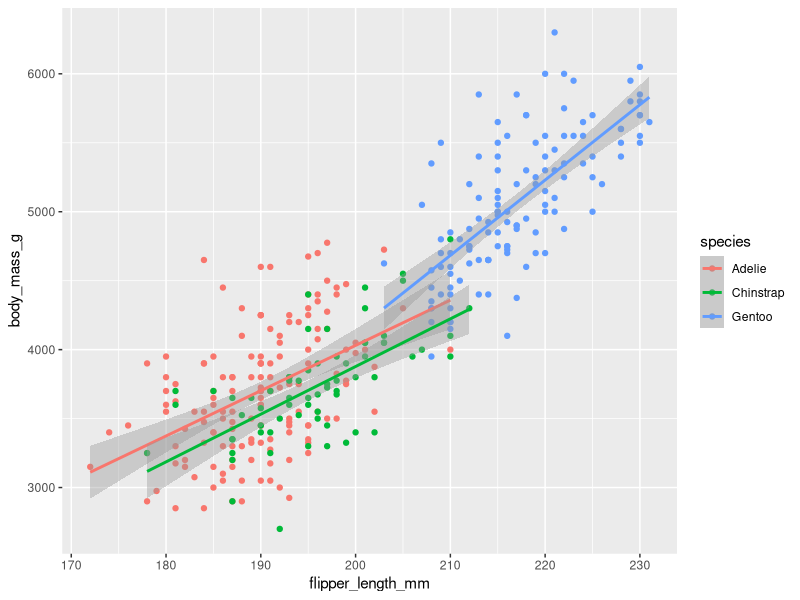
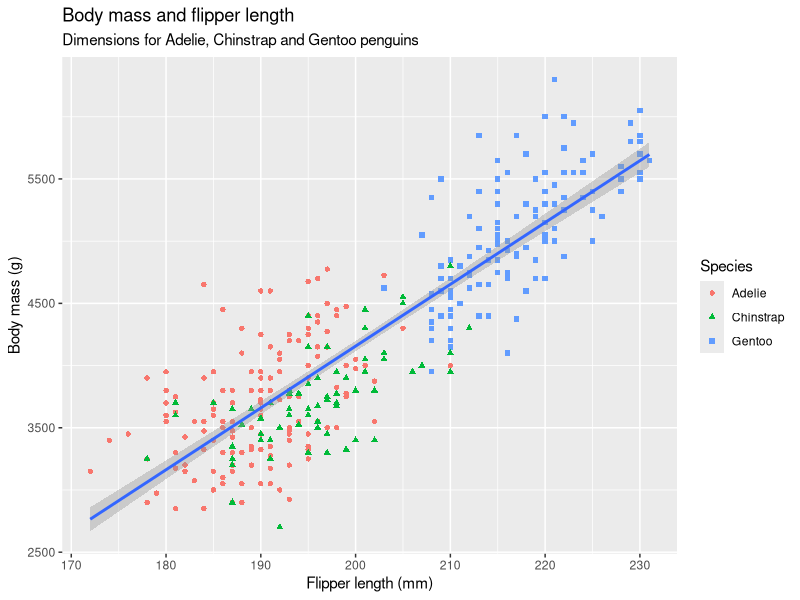
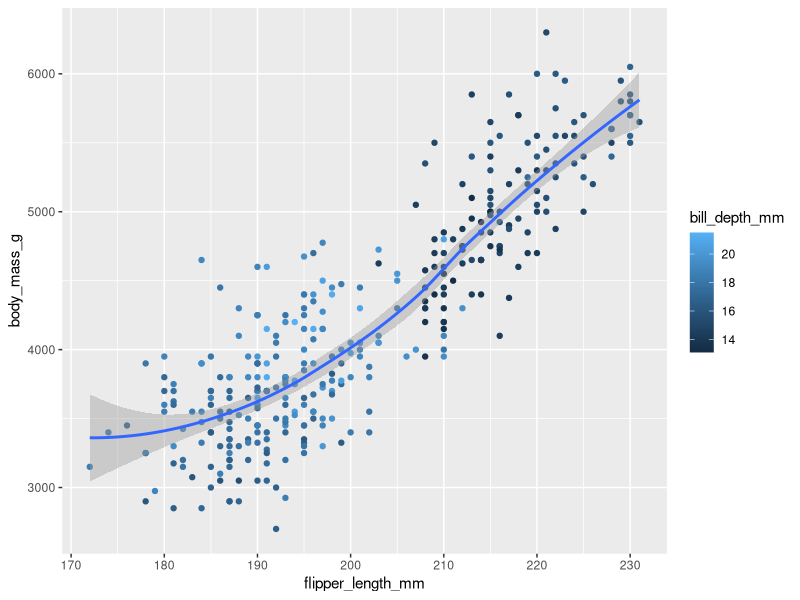
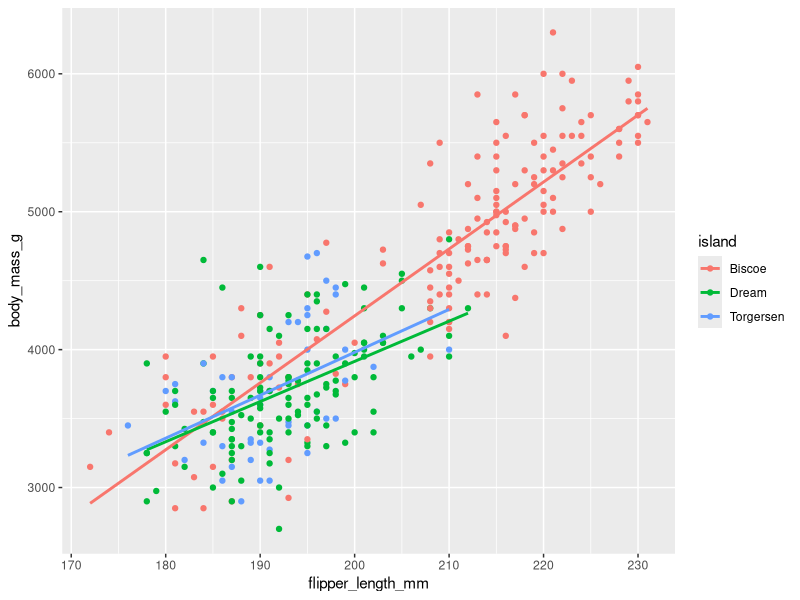
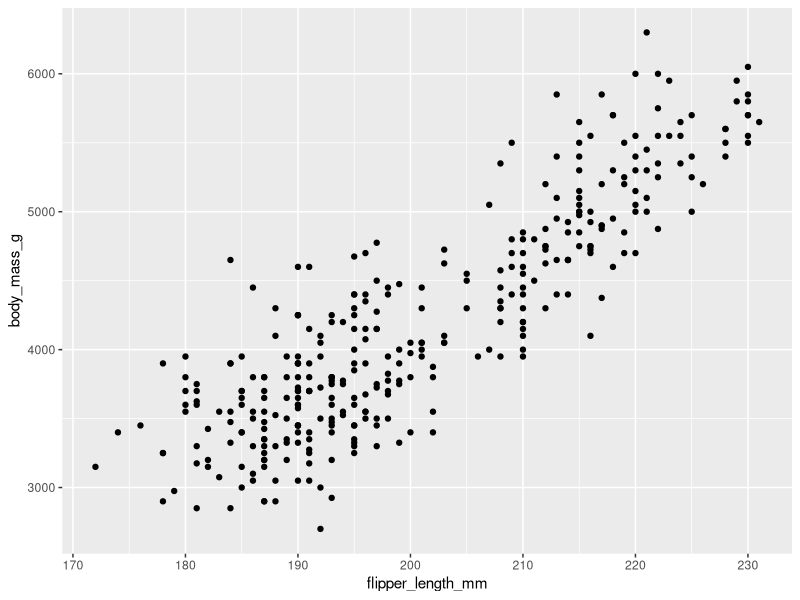
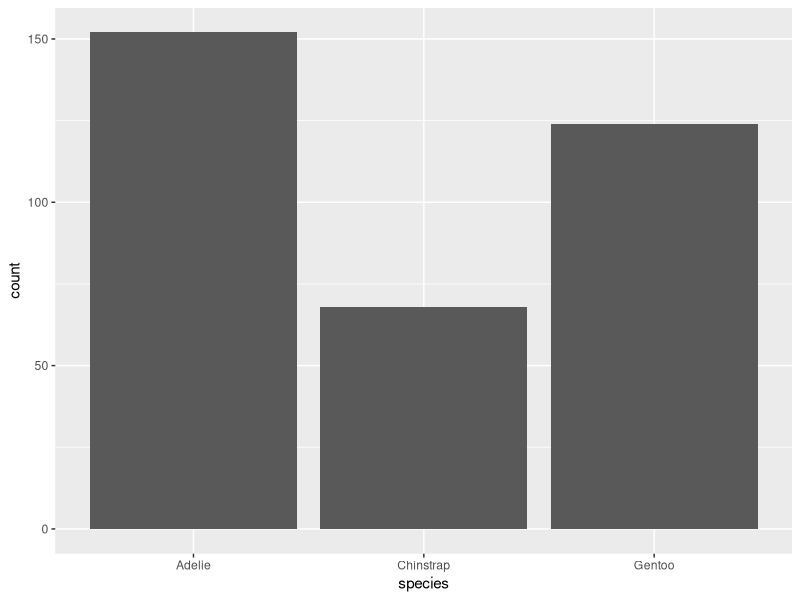
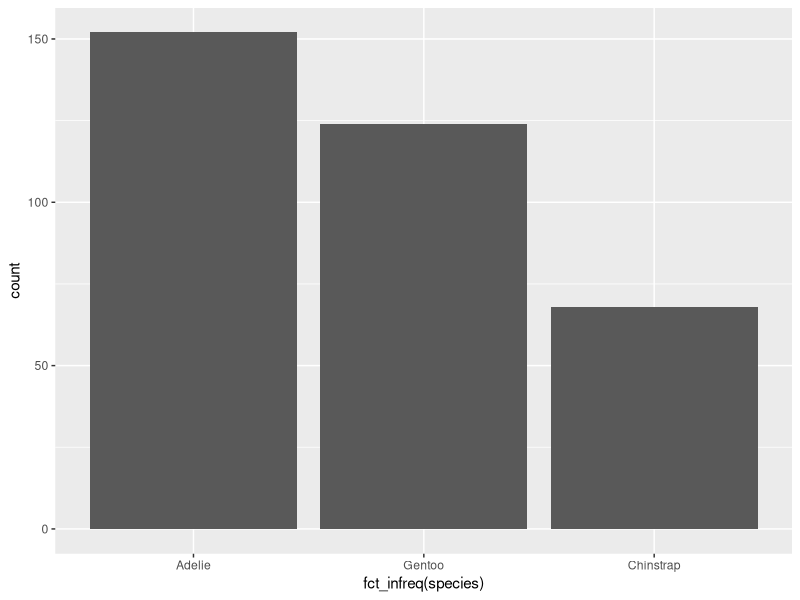
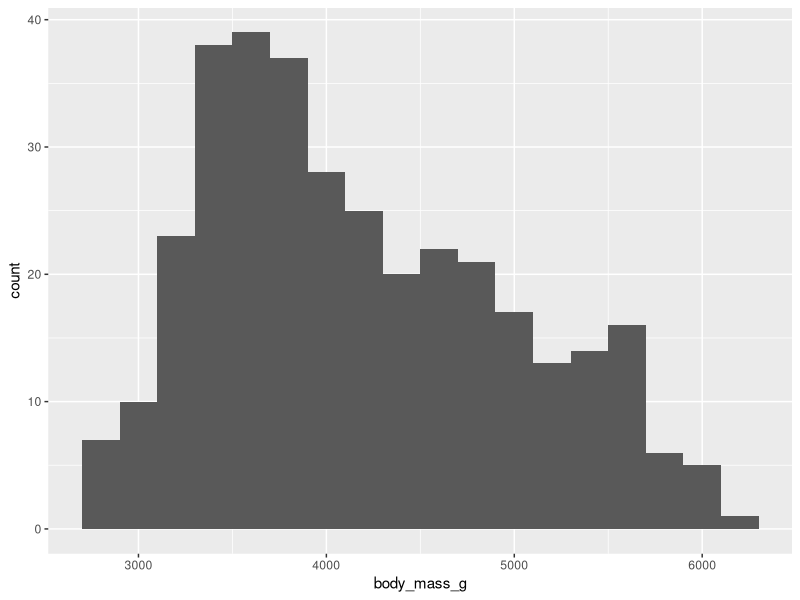

Write the R code that produced these figures, in order.
install.packages(c("ggthemes", "palmerpenguins", "tidyverse", "ggplot2"))
library(tidyverse)
library(ggplot2)
library(ggthemes)
library(palmerpenguins)
penguins
glimpse(penguins)
View(penguins)

ggplot(
  data = penguins,
  mapping = aes(x = flipper_length_mm, y = body_mass_g, color = species)
) +
  geom_point() +
  geom_smooth(method = "lm")

ggplot(
  data = penguins,
  mapping = aes(x = flipper_length_mm, y = body_mass_g)
) +
  geom_point(mapping = aes(color = species, shape = species)) +
  geom_smooth(method = "lm") +
  labs(
    title = "Body mass and flipper length",
    subtitle = "Dimensions for Adelie, Chinstrap and Gentoo penguins",
    x = "Flipper length (mm)",
    y = "Body mass (g)",
    color = "Species",
    shape = "Species"
  )

ggplot(
  data = penguins,
  mapping = aes(x = flipper_length_mm, y = body_mass_g)
) +
  geom_point(mapping = aes(color = bill_depth_mm)) +
  geom_smooth(method = "loess")

ggplot(
  data = penguins,
  mapping = aes(x = flipper_length_mm, y = body_mass_g, color = island)
) +
  geom_point() +
  geom_smooth(se = FALSE, method = "lm")

penguins |> 
  ggplot(aes(x = flipper_length_mm, y = body_mass_g)) + 
  geom_point()

ggplot(penguins, aes(x = species)) +
  geom_bar()

ggplot(penguins, aes(x = fct_infreq(species))) +
  geom_bar()

ggplot(penguins, aes(x = body_mass_g)) +
  geom_histogram(binwidth = 200)

ggplot(penguins, aes(x = body_mass_g)) +
  geom_density()

ggplot(penguins, aes(y = species)) +
  geom_bar()

ggplot(penguins, aes(x = species)) +
  geom_bar(color = "red")

ggplot(penguins, aes(x = species)) +
  geom_bar(fill = "red")

ggplot(penguins, aes(x = species)) +
  geom_bar(color = "red")

ggplot(diamonds, aes(x = carat)) +
  geom_histogram(bins = 100)

ggplot(penguins, aes(x = flipper_length_mm, y = body_mass_g)) +
  geom_point()
ggsave(filename = "penguin-plot.png")
ggsave(filename = "penguin-plot.pdf")
